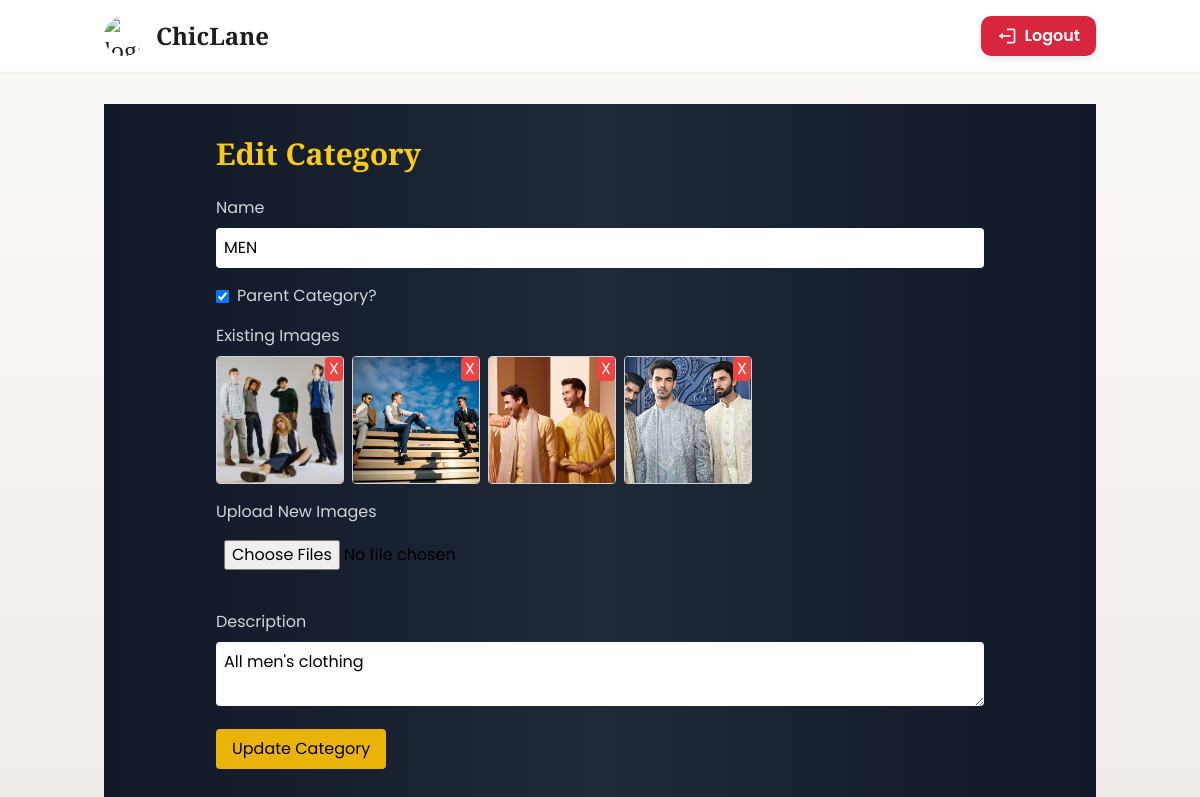
Page /admin-dashboard/category/edit/36/ (signed in) on the committed database.
### store/models.py (models this page shows, shortened)
class Category(models.Model):
    name = models.CharField(max_length=255)
    slug = models.SlugField(unique=True, blank=True)
    description = models.TextField(blank=True, null=True)
    parent = models.ForeignKey(
        'self',
        on_delete=models.SET_NULL,
        blank=True,
        null=True,
        related_name='subcategories'
    )
    image = models.ImageField(upload_to="category_images/", blank=True, null=True)
    class Meta:
        verbose_name_plural = "Categories"

class CategoryImage(models.Model):
    category = models.ForeignKey(
        Category,
        on_delete=models.CASCADE,
        related_name="images"
    )
    image = models.ImageField(upload_to="category_images/")

### store/views.py (the view, shortened to what this page needs)
# urls.py: path('admin-dashboard/category/edit/<int:category_id>/', views.edit_category, name='edit_category'),
@admin_required
def edit_category(request, category_id):
    category = Category.objects.get(id=category_id)
    categories = Category.objects.exclude(id=category.id)
    return render(request, "store/edit_category.html", {"category": category, "categories": categories})

### store/context_processors.py (called while the page is built)
def cart_and_wishlist_counts(request):
    cart_count = 0
    wishlist_count = 0
    if request.user.is_authenticated:
        cart_count = CartItem.objects.filter(user=request.user).count()
        wishlist_count = Wishlist.objects.filter(user=request.user).count()
    else:
        session_key = request.session.session_key or request.session.create()
        cart_count = CartItem.objects.filter(session_key=session_key).count()
    return {
        "cart_count": cart_count,
        "wishlist_count": wishlist_count,
    }

### store/views.py (called while the page is built)
def admin_required(view_func):
    return user_passes_test(lambda u: u.is_staff, login_url='store:login')(view_func)

### store/templates/store/edit_category.html (shortened to what this page needs)
{% extends "store/base.html" %}
{% block content %}
<div class="min-h-screen bg-gradient-to-r from-gray-900 via-gray-800 to-gray-900 text-white p-8">
    <div class="max-w-3xl mx-auto">
        <h1 class="text-3xl font-bold mb-6 text-yellow-400">Edit Category</h1>
        <form id="editCategoryForm" method="POST" enctype="multipart/form-data">
            <label class="block mb-2 text-gray-300">Name</label>
            <input type="text" name="name" class="w-full mb-4 p-2 rounded text-black"
                   value="{{ category.name }}" required>
            <label class="inline-flex items-center mb-4 text-gray-300">
                <input type="checkbox" name="is_parent" id="isParentCheckbox" class="mr-2"
                    {% if not category.parent %}checked{% endif %}>
                Parent Category?
            </label>
            <div id="parentImageDiv" class="mb-4" style="display: none;">
                <label class="block mb-2 text-gray-300">Existing Images</label>
                <div id="existingPreview" class="flex gap-2 flex-wrap mb-4">
                    {% for img in category.images.all %}
                    <div class="relative w-32 h-32 rounded overflow-hidden border border-gray-300" data-image-id="{{ img.id }}">
                        <img src="{{ img.image.url }}" class="w-full h-full object-cover">
                        <button type="button" class="absolute top-0 right-0 bg-red-500 text-white px-1 rounded delete-btn">X</button>
                    </div>
                    {% endfor %}
                </div>
                <label class="block mb-2 text-gray-300">Upload New Images</label>
                <input type="file" name="images" multiple class="w-full mb-4 p-2 rounded text-black" id="newImagesInput" accept="image/*">
            </div>
            <label class="block mb-2 text-gray-300">Description</label>
            <textarea name="description" class="w-full mb-4 p-2 rounded text-black">{{ category.description }}</textarea>
            <button type="submit" class="bg-yellow-500 text-black px-4 py-2 rounded hover:bg-yellow-400">
                Update Category
            </button>
        </form>
    </div>
</div>
{% endblock %}

### static/store/css/custom.css (style rules this page uses)
:root { --gold: #C9A34A; --ivory: #FBF9F6; --charcoal: #1E1E1E; --muted: #767676; }
body { background: var(--ivory); color: var(--charcoal); font-family: 'Inter', sans-serif; }

### store/templates/store/base.html (style rules this page uses)
body { font-family: 'Poppins', sans-serif !important; background: linear-gradient(180deg, #FBF9F6 0%, #F0ECE8 100%); color: #1E1E1E; }
h1, h2, h3, h4, h5, h6 { font-family: 'Playfair Display', serif; }

### rows in the picture
Category: name "MEN", parent_id "☑", description "All men's clothing"
CategoryImage: image (picture)
CategoryImage: image (picture)
CategoryImage: image (picture)
CategoryImage: image (picture)
